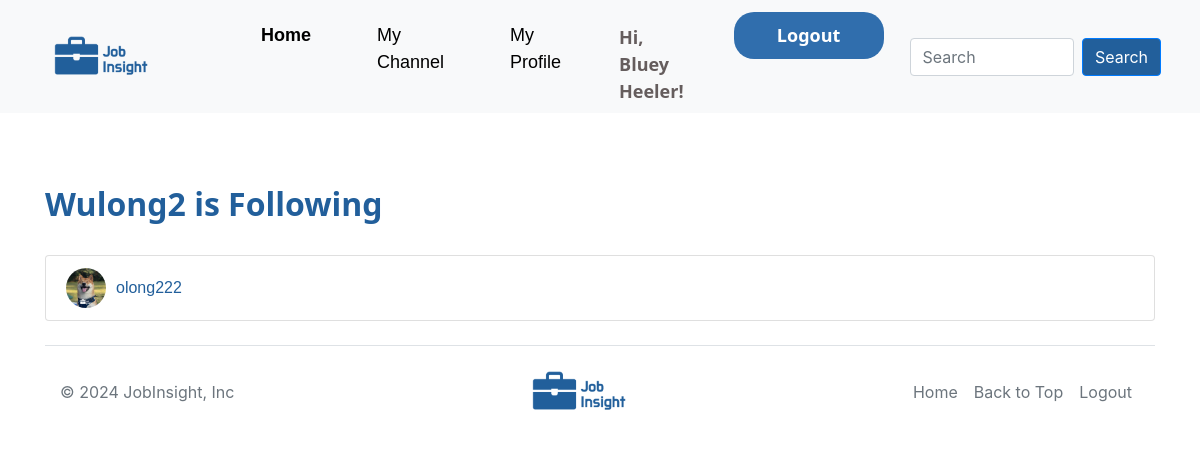
/following/2 (signed in), run on the app's committed database.
### app/models.py (models this page shows, shortened)
class UserDetails(db.Model):
    __tablename__ = 'user_details'
    id = db.Column(db.Integer, db.ForeignKey('user.id'), primary_key=True)
    name = db.Column(db.String(80))
    address = db.Column(db.Text)
    img = db.Column(db.String(200))
    company = db.Column(db.String(100))
    city = db.Column(db.String(100))
    country = db.Column(db.String(100))
    phone = db.Column(db.Integer)
    job_title = db.Column(db.String(100))
    job_description = db.Column(db.Text)
    education_level = db.Column(db.String(100))
    academic_institution = db.Column(db.String(100))
    user = db.relationship('User', back_populates='details')

class User(UserMixin, db.Model):
    __tablename__ = 'user'
    id = db.Column(db.Integer, primary_key=True)
    username = db.Column(db.String(80), unique=True, nullable=False)
    email = db.Column(db.String(120), unique=True, nullable=False)
    password_hash = db.Column(db.String(80))
    details = db.relationship('UserDetails', back_populates='user', uselist=False, cascade='all, delete-orphan')

### app/routes.py (the view)
@main.route('/following/<int:user_id>')
def following(user_id):
    user = User.query.get_or_404(user_id)  # 确保用户存在
    following = User.query.join(Follow, Follow.followed_id == User.id).filter(Follow.follower_id == user_id).all()
    return render_template('following.html', user=user, following=following)

### app/__init__.py (called while the page is built)
def create_app():
    app = Flask(__name__)
    app.config.from_object(Config)
    db.init_app(app)
    migrate.init_app(app, db)
    login_manager.init_app(app)
    @login_manager.user_loader
    def load_user(user_id):
        return User.query.get(int(user_id))
    from .routes import main as main_blueprint
    app.register_blueprint(main_blueprint)
    login_manager.login_view = 'main.login'
    login_manager.login_view = 'login'
    with app.app_context():
        from . import routes, models
        db.create_all()  # 创建或更新数据库表
    return app

### app/templates/following.html
{% extends "base.html" %}
{% block content %}
<div class="container followsection">
    <h2>{{ user.details.name }} is Following</h2>
    <br>
    <div class="list-group">
        {% for followee in following %}
        <a href="{{ url_for('main.channel', user_id=followee.id) }}" class="list-group-item list-group-item-action d-flex align-items-center">
            {% if followee.details and followee.details.img %}
                <img src="{{ url_for('static', filename='user_icon/uploads/' + followee.details.img) }}" alt="{{ followee.details.name }}'s Avatar" style="width: 40px; height: 40px; border-radius: 50%; object-fit: cover; margin-right: 10px;">
            {% else %}
                <img src="{{ url_for('static', filename='user_icon/default_user_icon.jpg') }}" alt="Default Avatar" style="width: 40px; height: 40px; border-radius: 50%; object-fit: cover; margin-right: 10px;">
            {% endif %}
            {{ followee.details.name if followee.details and followee.details.name else followee.username }}
        </a>
        {% endfor %}
    </div>
</div>
{% endblock %}

### app/templates/base.html (shortened to what this page needs)
<html>
    <head>
        <link href="https://cdn.jsdelivr.net/npm/bootstrap@5.3.3/dist/css/bootstrap.min.css" rel="stylesheet">
        <link rel="stylesheet" href="{{url_for ('static', filename= 'styles.css')}}">
        <link rel="stylesheet" href="https://cdnjs.cloudflare.com/ajax/libs/font-awesome/5.15.4/css/all.min.css">
        <link rel="stylesheet" href="https://stackpath.bootstrapcdn.com/bootstrap/4.5.2/css/bootstrap.min.css">
    </head>
    <body data-user-authenticated="{{ 'true' if current_user.is_authenticated else 'false' }}">
        <nav class="navbar navbar-expand-lg navbar-dark bg-light">
            <div class="container-fluid">
                <a class="nav-link nav-logo" href="{{ url_for('main.home') }}"
                            style = "font-weight: bolder !important;"> <img src="{{ url_for('static', filename='img/fulllogo.png') }}" alt="Logo" style="width: 150px;" class="rounded-pill"> </a>
                <div class="collapse navbar-collapse" id="mynavbar">
                    <ul class="navbar-nav me-auto">
                        <li class="nav-item">
                            <a class="nav-link text-black-50" href="{{ url_for('main.home') }}"
                            style = "font-weight: bolder !important;">Home</a>
                        </li>
                        {% if current_user.is_authenticated%}
                        <li class="nav-item">
                            <a class="nav-link text-black-50 requires-auth" href="{{ url_for('main.channel', user_id=current_user.id) }}"> My Channel </a>
                        </li>
                        <li class="nav-item">
                            <a class="nav-link text-black-50 requires-auth" href="{{ url_for('main.profile') }}"> My Profile </a>
                        </li>
                        {% if current_user.is_authenticated %}
                        <li class="nav-item mt-3">
                            <span style="color: rgb(101, 93, 93); font-family:'Segoe UI', Tahoma, Geneva, Verdana, sans-serif;font-size: large; font-weight: bold;">Hi, {{ current_user.details.name if current_user.details and current_user.details.name else current_user.username }}!</span>
                        </li>
                        {% endif %}
                        <li class="nav-item">
                            <a class="nav-link login" href="{{ url_for('main.logout') }}">Logout</a>
                        </li>
                        {% else %}
                        <li class="nav-item">
                            <a class="nav-link login" href="{{ url_for('main.login') }}">Login</a>
                        </li>
                        {% endif %}
                    </ul>
                    <form action="{{ url_for('main.search') }}" method="get" class="d-flex centered-content mt-3 px-2">
                        <input name="query" class="form-control me-2 ml-2" type="text" placeholder="Search">
                        <button class="btn btn-primary" type="submit">Search</button>
                    </form>
              </div>
            </div>
        </nav>
        <br>
        {% with messages = get_flashed_messages() %}
        <br> <br>
        {% endwith %}
        {% block content %}{% endblock %}
        <footer>
            <div class="container">
                <footer class="d-flex flex-wrap justify-content-between align-items-center py-3 my-4 border-top">
                  <p class="col-md-4 mb-0 text-muted">© 2024 JobInsight, Inc</p>
                  <a href="/" class="col-md-4 d-flex align-items-center justify-content-center mb-3 mb-md-0 me-md-auto link-dark text-decoration-none">
                    <img src="{{ url_for('static', filename='img/fulllogo.png') }}" alt="Logo" style="width: 150px;" class="rounded-pill">
                  </a>
                  <ul class="nav col-md-4 justify-content-end">
                    <li class="nav-item"><a href="{{ url_for('main.home') }}"  class="nav-link px-2 text-muted">Home</a></li>
                    <li class="nav-item"><a href="#top" class="nav-link px-2 text-muted">Back to Top</a></li>
                    <li class="nav-item">
                        {% if current_user.is_authenticated %}
                        <a class="nav-link px-2 text-muted" href="{{ url_for('main.logout') }}">Logout</a>
                        {% else %}
                        <a class="nav-link px-2 text-muted" href="{{ url_for('main.login') }}">Login</a>
                        {% endif %}
                    </li>
                  </ul>
                </footer>
              </div>
        </footer>
    </body>
</html>

### app/static/styles.css (style rules this page uses)
.navbar .navbar-nav .nav-link { color: black !important; font-family:Verdana, Geneva, Tahoma, sans-serif; font-size: 18px !important; font-weight: 500 !important; padding: 10px; border-radius: 10px !important; margin-top: 4px; transition: all 0.3S; }
.navbar .nav-logo img { transition: all 0.3s ease; }
.navbar .navbar-nav .login { color: white !important; background-color: rgb(48, 110, 173) !important; border-radius: 20px !important; font-family:'Segoe UI', Tahoma, Geneva, Verdana, sans-serif; font-weight: bolder !important; text-align: center; width: 150px; transition: all 0.4s ease !important; outline: none; }
.navbar .navbar-nav .nav-item { margin-right: 10px !important; margin-left: 40px !important; border-right: 70px !important; }
.navbar .btn { background-color: rgb(34, 95, 155); transition: all 0.3s; }
.followsection h2 { font-family:'Segoe UI', Tahoma, Geneva, Verdana, sans-serif; font-size:xx-large; color: rgb(34, 95, 155) !important; font-weight: bolder; }
.list-group-item { font-family: 'Verdana', sans-serif; color: rgb(34, 95, 155) !important; transition: transform 0.3s ease; }

### data on the page
UserDetails: details "Bluey Heeler"
UserDetails: details.name "Wulong2"
User: details "olong222"
